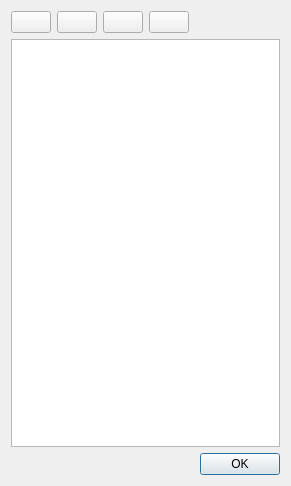
<?xml version="1.0" encoding="UTF-8"?>
<ui version="4.0">
 <class>tagsDialog</class>
 <widget class="QDialog" name="tagsDialog">
  <property name="windowModality">
   <enum>Qt::WindowModality::ApplicationModal</enum>
  </property>
  <property name="geometry">
   <rect>
    <x>0</x>
    <y>0</y>
    <width>291</width>
    <height>486</height>
   </rect>
  </property>
  <property name="windowTitle">
   <string>Manage Tags</string>
  </property>
  <property name="windowIcon">
   <iconset resource="DeClutter.qrc">
    <normaloff>:/images/icons/DeClutter.ico</normaloff>:/images/icons/DeClutter.ico</iconset>
  </property>
  <layout class="QGridLayout" name="gridLayout">
   <item row="1" column="0">
    <widget class="QDialogButtonBox" name="buttonBox">
     <property name="orientation">
      <enum>Qt::Orientation::Horizontal</enum>
     </property>
     <property name="standardButtons">
      <set>QDialogButtonBox::StandardButton::Ok</set>
     </property>
     <property name="centerButtons">
      <bool>false</bool>
     </property>
    </widget>
   </item>
   <item row="0" column="0">
    <layout class="QVBoxLayout" name="verticalLayout">
     <item>
      <layout class="QHBoxLayout" name="horizontalLayout">
       <item>
        <widget class="QPushButton" name="addButton">
         <property name="toolTip">
          <string>Add Tag</string>
         </property>
         <property name="text">
          <string/>
         </property>
         <property name="icon">
          <iconset theme="QIcon::ThemeIcon::DocumentNew" resource="DeClutter.qrc">
           <normaloff>:/images/icons/tag.svg</normaloff>:/images/icons/tag.svg</iconset>
         </property>
        </widget>
       </item>
       <item>
        <widget class="QPushButton" name="addGroupButton">
         <property name="toolTip">
          <string>Add Group</string>
         </property>
         <property name="text">
          <string/>
         </property>
         <property name="icon">
          <iconset theme="QIcon::ThemeIcon::FolderNew" resource="DeClutter.qrc">
           <normaloff>:/images/icons/folder.svg</normaloff>:/images/icons/folder.svg</iconset>
         </property>
        </widget>
       </item>
       <item>
        <widget class="QPushButton" name="editButton">
         <property name="toolTip">
          <string>Edit</string>
         </property>
         <property name="text">
          <string/>
         </property>
         <property name="icon">
          <iconset theme="QIcon::ThemeIcon::DocumentProperties" resource="DeClutter.qrc">
           <normaloff>:/images/icons/brush.svg</normaloff>:/images/icons/brush.svg</iconset>
         </property>
        </widget>
       </item>
       <item>
        <widget class="QPushButton" name="removeButton">
         <property name="toolTip">
          <string>Delete</string>
         </property>
         <property name="text">
          <string/>
         </property>
         <property name="icon">
          <iconset theme="QIcon::ThemeIcon::EditDelete" resource="DeClutter.qrc">
           <normaloff>:/images/icons/trash.svg</normaloff>:/images/icons/trash.svg</iconset>
         </property>
        </widget>
       </item>
       <item>
        <spacer name="horizontalSpacer">
         <property name="orientation">
          <enum>Qt::Orientation::Horizontal</enum>
         </property>
         <property name="sizeHint" stdset="0">
          <size>
           <width>40</width>
           <height>20</height>
          </size>
         </property>
        </spacer>
       </item>
      </layout>
     </item>
     <item>
      <widget class="TagTree" name="treeView"/>
     </item>
    </layout>
   </item>
  </layout>
 </widget>
 <customwidgets>
  <customwidget>
   <class>TagTree</class>
   <extends>QTreeView</extends>
   <header location="global">..tag_tree</header>
  </customwidget>
 </customwidgets>
 <tabstops>
  <tabstop>addButton</tabstop>
  <tabstop>addGroupButton</tabstop>
  <tabstop>removeButton</tabstop>
  <tabstop>treeView</tabstop>
 </tabstops>
 <resources>
  <include location="DeClutter.qrc"/>
 </resources>
 <connections>
  <connection>
   <sender>buttonBox</sender>
   <signal>rejected()</signal>
   <receiver>tagsDialog</receiver>
   <slot>reject()</slot>
   <hints>
    <hint type="sourcelabel">
     <x>316</x>
     <y>260</y>
    </hint>
    <hint type="destinationlabel">
     <x>286</x>
     <y>274</y>
    </hint>
   </hints>
  </connection>
  <connection>
   <sender>buttonBox</sender>
   <signal>accepted()</signal>
   <receiver>tagsDialog</receiver>
   <slot>accept()</slot>
   <hints>
    <hint type="sourcelabel">
     <x>248</x>
     <y>254</y>
    </hint>
    <hint type="destinationlabel">
     <x>157</x>
     <y>274</y>
    </hint>
   </hints>
  </connection>
 </connections>
</ui>
